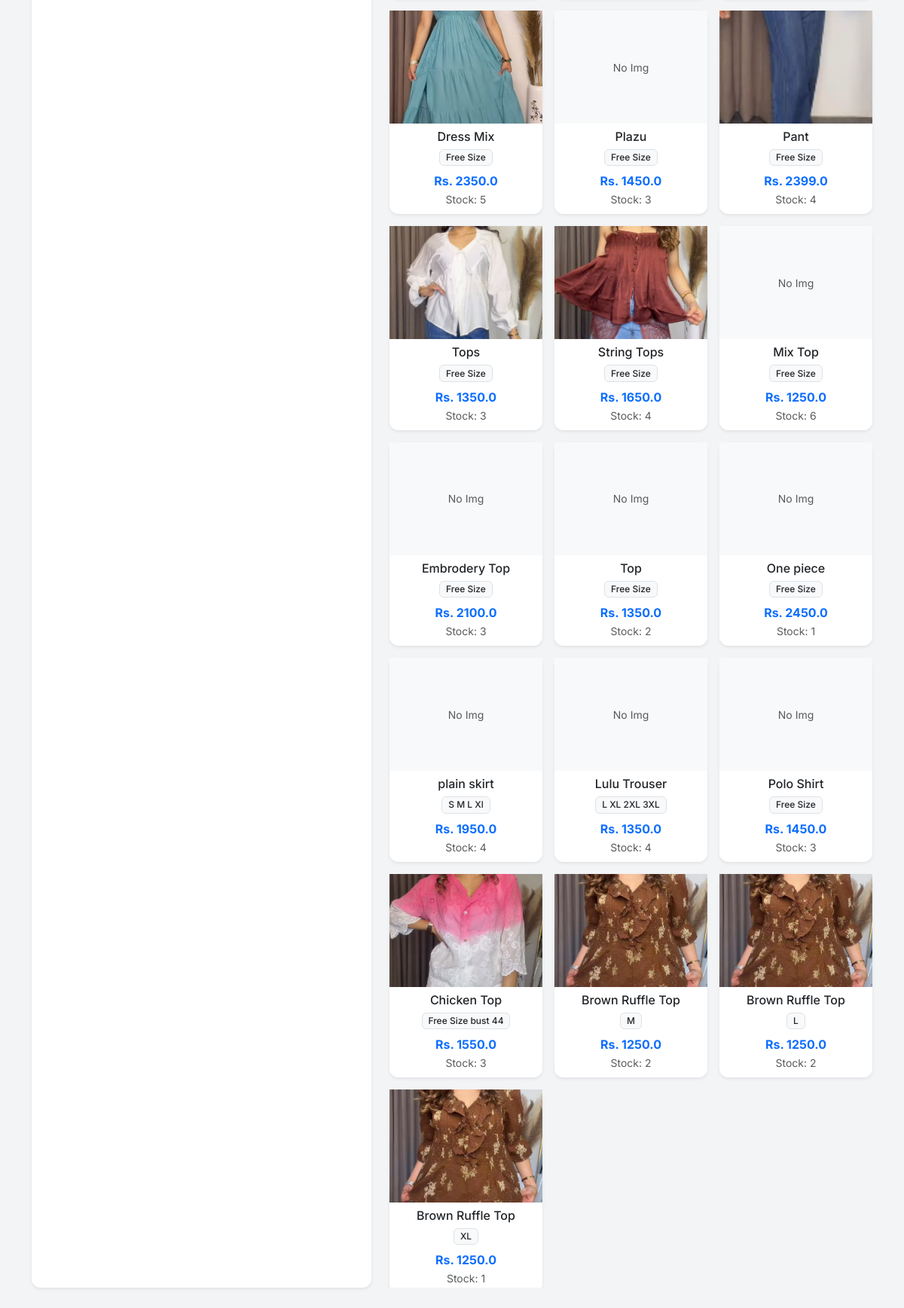
The app's page /new_order (lower part), older data.
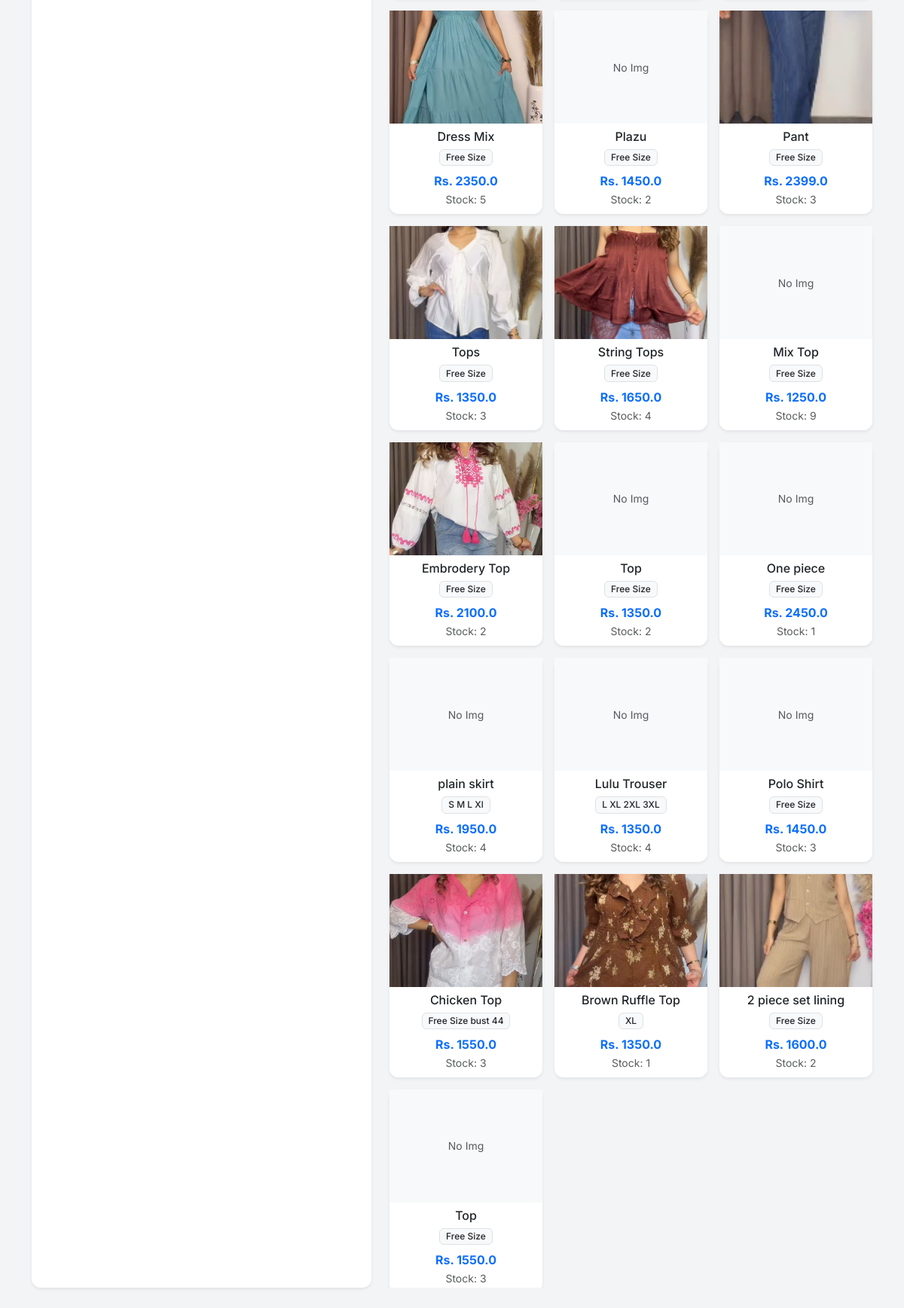
The same page, newer data.
### app.py (models this page shows)
class Product(db.Model):
    id = db.Column(db.Integer, primary_key=True)
    sku = db.Column(db.String(50), unique=True, nullable=True)
    name = db.Column(db.String(100), nullable=False)
    size = db.Column(db.String(10), nullable=False)
    cost_price = db.Column(db.Float, default=0.0)
    price = db.Column(db.Float, nullable=False)
    stock = db.Column(db.Integer, default=0)
    image = db.Column(db.String(100), nullable=True)

### app.py (the view)
@app.route('/new_order')
def new_order():
    products = Product.query.filter(Product.stock > 0).all()
    return render_template('new_order.html', products=products)

### templates/new_order.html (shortened to what this page needs)
{% extends "layout.html" %}
{% block content %}
<div class="row h-100">
    <div class="col-md-5">
        <div class="card shadow-sm h-100">
            <div class="card-body d-flex flex-column">
            </div>
        </div>
    </div>
    <div class="col-md-7">
        <div class="row row-cols-1 row-cols-md-3 g-3" id="productGrid" style="max-height: 80vh; overflow-y: auto;">
            {% for p in products %}
            <div class="col product-card-col" data-name="{{ p.name.lower() }} {{ p.sku.lower() if p.sku else '' }}">
                <div class="card h-100 shadow-sm border-0" onclick="addToCart({{ p.id }}, '{{ p.name }}', '{{ p.size }}', {{ p.price }}, {{ p.stock }})" style="cursor: pointer;">
                    <div style="height: 150px; overflow: hidden; background-color: #f8f9fa;" class="d-flex align-items-center justify-content-center">
                        {% if p.image %}
                        <img src="{{ url_for('static', filename='uploads/' + p.image) }}" style="width: 100%; height: 100%; object-fit: cover;">
                        {% else %}
                        <span class="text-muted small">No Img</span>
                        {% endif %}
                    </div>
                    <div class="card-body p-2 text-center">
                        <h6 class="card-title mb-1 text-truncate">{{ p.name }}</h6>
                        <span class="badge bg-light text-dark border">{{ p.size }}</span>
                        <div class="mt-2 text-primary fw-bold">Rs. {{ p.price }}</div>
                        <small class="text-muted">Stock: {{ p.stock }}</small>
                    </div>
                </div>
            </div>
            {% endfor %}
        </div>
    </div>
</div>
{% endblock %}

Row changes from the older to the newer data that the page shows:
no longer on this page (row edited): Product: image (picture), name "Brown Ruffle Top", size "M", price "1250.0", stock "2"
no longer on this page (row edited): Product: image (picture), name "Brown Ruffle Top", size "L", price "1250.0", stock "2"
changed Product "Plazu": stock "3" → "2"
changed Product "Pant": stock "4" → "3"
changed Product "Mix Top": stock "6" → "9"
changed Product "Embrodery Top": image: picture added; stock "3" → "2"; no longer shows "No Img"
changed Product "Brown Ruffle Top": price "1250.0" → "1350.0"
added Product: image (picture), name "2 piece set lining", size "Free Size", price "1600.0", stock "2"
added Product: shows "No Img", name "Top", size "Free Size", price "1550.0", stock "3"
